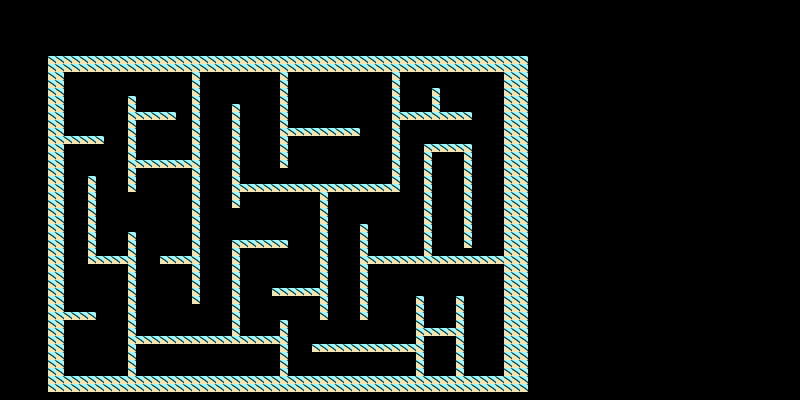

A 2D game scene composited from a Tiled map and its tileset images. What follows is a short description and the map's XML, with each tile layer's data collapsed to a summary:
An orthogonal 100x50 tile map with 8x8 px tiles, 1 tile layer (untitled layer).

<map version="1.0" orientation="orthogonal" width="100" height="50" tilewidth="8" tileheight="8">
  <tileset firstgid="1" name="untitled tile sheet" tilewidth="8" tileheight="8" spacing="0" margin="0">
    <image source="97.png" />
  </tileset>
  <layer name="untitled layer" width="100" height="50">
    <properties>
      <property name="@Description" value="" />
    </properties>
    <data>[5000 cells, 771 non-empty, 1 distinct tile ids]</data>
  </layer>
</map>
